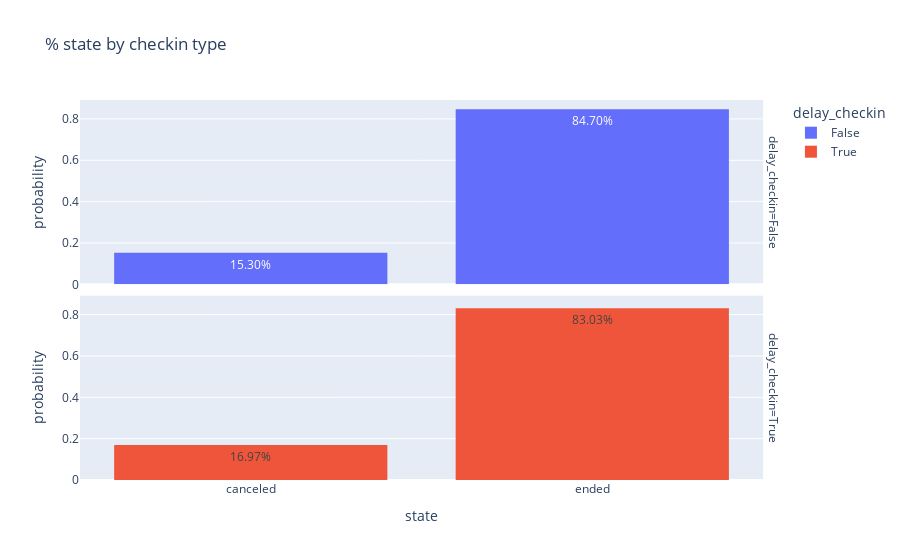

Notebook code for this chart:
### Code cell
fig = px.histogram(df_delay_new, 
                    x = "state",
                    color = 'delay_checkin',
                    facet_row = 'delay_checkin',
                    histnorm = 'probability',
                    text_auto = '.2%',
                    title = ' % state by checkin type')
fig.show()

### Figure 1 — Plotly figure (JSON) as saved in the notebook; plotly's stock layout.template omitted (floating-point values rounded to 4 significant figures; data arrays with more than 128 entries replaced by an {"elided": "..."} marker saying what was removed)
{"data": [{"alignmentgroup": "True", "bingroup": "x", "histnorm": "probability", "hovertemplate": "delay_checkin=False<br>state=%{x}<br>probability=%{y}<extra></extra>", "legendgroup": "False", "marker": {"color": "#636efa", "pattern": {"shape": ""}}, "name": "False", "offsetgroup": "False", "orientation": "v", "showlegend": true, "texttemplate": "%{value:.2%}", "type": "histogram", "x": {"elided": "21092 str values"}, "xaxis": "x2", "yaxis": "y2"}, {"alignmentgroup": "True", "bingroup": "x", "histnorm": "probability", "hovertemplate": "delay_checkin=True<br>state=%{x}<br>probability=%{y}<extra></extra>", "legendgroup": "True", "marker": {"color": "#EF553B", "pattern": {"shape": ""}}, "name": "True", "offsetgroup": "True", "orientation": "v", "showlegend": true, "texttemplate": "%{value:.2%}", "type": "histogram", "x": {"elided": "218 str values"}, "xaxis": "x", "yaxis": "y"}], "layout": {"annotations": [{"font": {}, "showarrow": false, "text": "delay_checkin=True", "textangle": 90, "x": 0.98, "xanchor": "left", "xref": "paper", "y": 0.2425, "yanchor": "middle", "yref": "paper"}, {"font": {}, "showarrow": false, "text": "delay_checkin=False", "textangle": 90, "x": 0.98, "xanchor": "left", "xref": "paper", "y": 0.7575, "yanchor": "middle", "yref": "paper"}], "barmode": "relative", "legend": {"title": {"text": "delay_checkin"}, "tracegroupgap": 0}, "title": {"text": " % state by checkin type"}, "xaxis": {"anchor": "y", "domain": [0, 0.98], "title": {"text": "state"}}, "xaxis2": {"anchor": "y2", "domain": [0, 0.98], "matches": "x", "showticklabels": false}, "yaxis": {"anchor": "x", "domain": [0, 0.485], "title": {"text": "probability"}}, "yaxis2": {"anchor": "x2", "domain": [0.515, 1], "matches": "y", "title": {"text": "probability"}}}}
